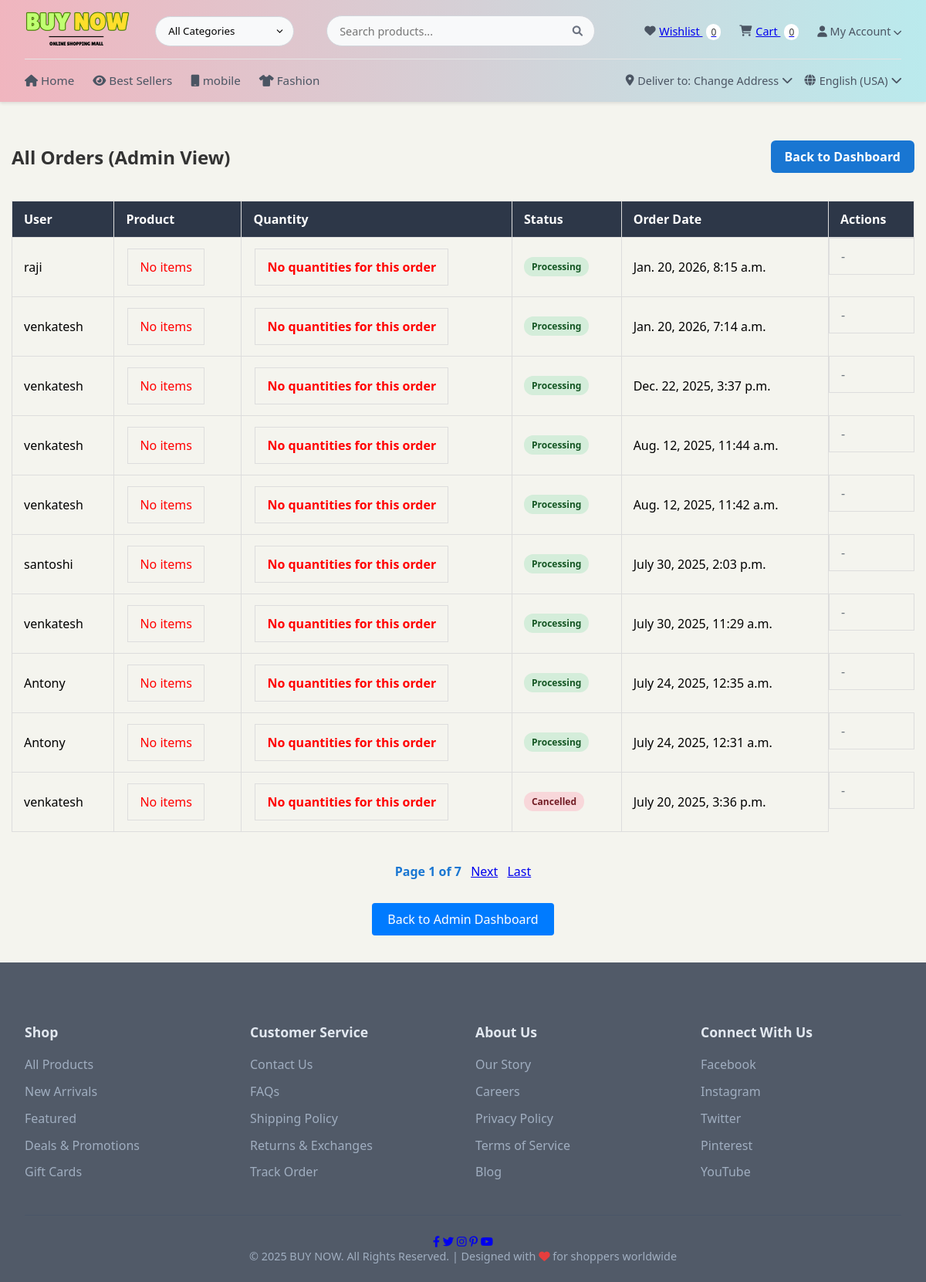
The page /all-orders/ on the database its author committed.
### shop/models.py (models this page shows, shortened)
class Order(models.Model):
    STATUS_CHOICES = [
        ('P', 'Pending'),
        ('PR', 'Processing'),
        ('S', 'Shipped'),
        ('D', 'Delivered'),
        ('C', 'Cancelled'),
    ]
    user = models.ForeignKey(User, on_delete=models.CASCADE)
    items = models.ManyToManyField(CartItem)
    total_price = models.DecimalField(max_digits=10, decimal_places=2 ,default=0 )
    shipping_address = models.TextField(
        default="Address not provided",  # Or any sensible defaul
        blank=True  # Also add this if the field can be empty
        )
    status = models.CharField(max_length=2, choices=STATUS_CHOICES, default='PR')
    created_at = models.DateTimeField(auto_now_add=True)
    estimated_delivery = models.DateField(
        default=timezone.now() + timedelta(days=7)  # Default to 7 days from now
    )

### shop/views.py (the view)
# urls.py: path('all-orders/', views.all_orders_view, name='all_orders_view'),
def all_orders_view(request):
    orders_list = Order.objects.all().order_by('-created_at')  # or your preferred ordering
    paginator = Paginator(orders_list, 10)  # Show 10 orders per page
    page_number = request.GET.get('page')
    page_obj = paginator.get_page(page_number)
    context = {
        'orders': page_obj,  # Use page_obj as orders in your template
        'is_paginated': page_obj.has_other_pages(),
        'page_obj': page_obj,
    }
    return render(request, 'shop/account/all_orders.html', context)

### shop/context_processors.py (called while the page is built)
def wishlist_count(request):
    if request.user.is_authenticated:
        wishlist, created = Wishlist.objects.get_or_create(user=request.user)
        return {'wishlist_count': wishlist.products.count()}
    return {'wishlist_count': 0}

def cart_count(request):
    if request.user.is_authenticated:
        try:
            cart = Cart.objects.get(user=request.user)
            return {'cart_count': cart.items.count()}
        except Cart.DoesNotExist:
            return {'cart_count': 0}
    return {'cart_count': 0}

### shop/templates/shop/account/all_orders.html (shortened to what this page needs)
{% extends 'shop/base.html' %}
{% load static %}
{% block content %}
<div class="admin-orders-container">
    <div style="display: flex; justify-content: space-between; align-items: center;">
        <h2 class="admin-orders-title">All Orders (Admin View)</h2>
        <a href="{% url 'admin_dashboard' %}" class="admin-back-btn" style="margin-left:auto; min-width:170px; text-align:center; background:#1976d2; color:#fff; padding:10px 18px; border-radius:6px; text-decoration:none; font-weight:600;">Back to Dashboard</a>
    </div>
    <div class="orders-table-container">
        <table class="orders-table">
            <thead>
                <tr class="orders-table-header">
                    <th>User</th>
                    <th>Product</th>
                    <th>Quantity</th>
                    <th>Status</th>
                    <th>Order Date</th>
                    <th>Actions</th>
                </tr>
            </thead>
            <tbody>
                {% for order in orders %}
                <tr class="order-row">
                    <td>{{ order.user.username }}</td>
                    <td>
                        <table class="order-items-table">
                            {% for item in order.items.all %}
                            <tr>
                                <td>
                                    {% if item.product and item.product.name %}
                                        {{ item.product.name }}
                                    {% else %}
                                    <span style="color:red; font-weight:bold;">Product not linked or missing name</span>
                                    {% endif %}
                                </td>
                            </tr>
                            {% empty %}
                            <tr><td style="color:red;">No items</td></tr>
                            {% endfor %}
                        </table>
                    </td>
                    <td>
                        <table class="order-items-table">
                            {% for item in order.items.all %}
                            <tr>
                                <td>
                                    {% if item.quantity %}
                                        {{ item.quantity }}
                                    {% else %}
                                    <span style="color:red; font-weight:bold;">Quantity missing</span>
                                    {% endif %}
                                </td>
                            </tr>
                            {% empty %}
                        <tr><td style="color:red; font-weight:bold;">No quantities for this order</td></tr>
                            {% endfor %}
                        </table>
                    </td>
                    <td>
                        <span class="status-badge
                            {% if order.status == 'P' %}status-pending
                            {% elif order.status == 'PR' %}status-approved
                            {% elif order.status == 'C' %}status-rejected
                            {% else %}status-default{% endif %}">
                            {{ order.get_status_display }}
                        </span>
                    </td>
                    <td>{{ order.created_at }}</td>
                    <td class="order-actions">
                        {% if order.status == 'P' %}
                            <a href="{% url 'approve_order' order.id %}" class="action-btn approve-btn">delivery</a>
                            <a href="{% url 'reject_order' order.id %}" class="action-btn reject-btn">cancel</a>
                        {% else %}
                            <span class="no-action">-</span>
                        {% endif %}
                    </td>
                </tr>
                {% empty %}
                <tr class="empty-row">
                    <td colspan="6">No orders found.</td>
                </tr>
                {% endfor %}
            </tbody>
        </table>
    </div>
    {% if is_paginated %}
    <div class="pagination" style="text-align:center; margin:20px 0;">
        <span class="step-links">
            <span class="current" style="font-weight:bold; color:#1976d2;">
                Page {{ page_obj.number }} of {{ page_obj.paginator.num_pages }}
            </span>
            {% if page_obj.has_next %}
                <a href="?page={{ page_obj.next_page_number }}" style="margin-left:8px;">Next</a>
                <a href="?page={{ page_obj.paginator.num_pages }}" style="margin-left:8px;">Last</a>
            {% endif %}
        </span>
    </div>
    {% endif %}
    <div class="admin-nav">
        <a href="{% url 'admin_dashboard' %}" class="admin-back-btn">Back to Admin Dashboard</a>
    </div>
</div>
{% endblock %}

### shop/static/css/base.css (style rules this page uses)
* { margin: 0; padding: 0; box-sizing: border-box; font-family: 'Segoe UI', Arial, sans-serif; }
body { background-color: #f4f4edeb; display: flex; flex-direction: column; min-height: 100vh; }

### shop/static/css/checkout_payment.css (style rules this page uses)
h2 { text-align: center; margin-bottom: 2rem; color: #333; }

### shop/static/css/admin_dashboard.css (style rules this page uses)
h2, h3, h4 { color: #343a40; margin-bottom: 1rem; }
h2 { text-align: center; font-size: 2rem; margin: 20px 0; }

### shop/static/css/all_orders.css (style rules this page uses)
.admin-orders-container { max-width: 1200px; margin: 20px auto; padding: 15px; }
.admin-orders-title { color: #333; margin-bottom: 20px; font-size: 24px; }
.orders-table-container { overflow-x: auto; margin-bottom: 20px; }
.orders-table { width: 100%; border-collapse: collapse; margin: 20px 0; }
.orders-table-header { background-color: #2d3748; color: white; }
.orders-table th, .orders-table td { padding: 12px 15px; text-align: left; border: 1px solid #ddd; }
.status-badge { padding: 4px 10px; border-radius: 12px; font-size: 12px; font-weight: bold; display: inline-block; }
.status-approved { background-color: #d4edda; color: #155724; }
.status-rejected { background-color: #f8d7da; color: #721c24; }
.order-actions { display: flex; gap: 10px; }
.no-action { color: #6c757d; }
.admin-nav { text-align: center; margin-top: 30px; }
.admin-back-btn { display: inline-block; padding: 10px 20px; background-color: #007bff; color: white; text-decoration: none; border-radius: 4px; }

### rows shown on the page
Order: user.username "raji", status "Processing", created_at "Jan. 20, 2026, 8:15 a.m."
Order: user.username "venkatesh", status "Processing", created_at "Jan. 20, 2026, 7:14 a.m."
Order: user.username "venkatesh", status "Processing", created_at "Dec. 22, 2025, 3:37 p.m."
Order: user.username "venkatesh", status "Processing", created_at "Aug. 12, 2025, 11:44 a.m."
Order: user.username "venkatesh", status "Processing", created_at "Aug. 12, 2025, 11:42 a.m."
Order: user.username "santoshi", status "Processing", created_at "July 30, 2025, 2:03 p.m."
Order: user.username "venkatesh", status "Processing", created_at "July 30, 2025, 11:29 a.m."
Order: user.username "Antony", status "Processing", created_at "July 24, 2025, 12:35 a.m."
Order: user.username "Antony", status "Processing", created_at "July 24, 2025, 12:31 a.m."
Order: user.username "venkatesh", status "Cancelled", created_at "July 20, 2025, 3:36 p.m."

### other values the page prints
{{ wishlist_count }} "0"
{{ cart_count }} "0"
{{ page_obj.number }} "1"
{{ page_obj.paginator.num_pages }} "7"
